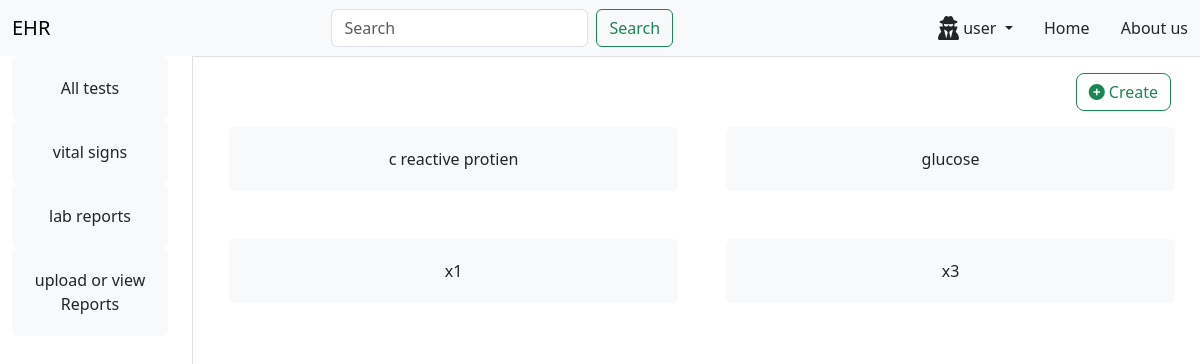
Before: / with the older database file.
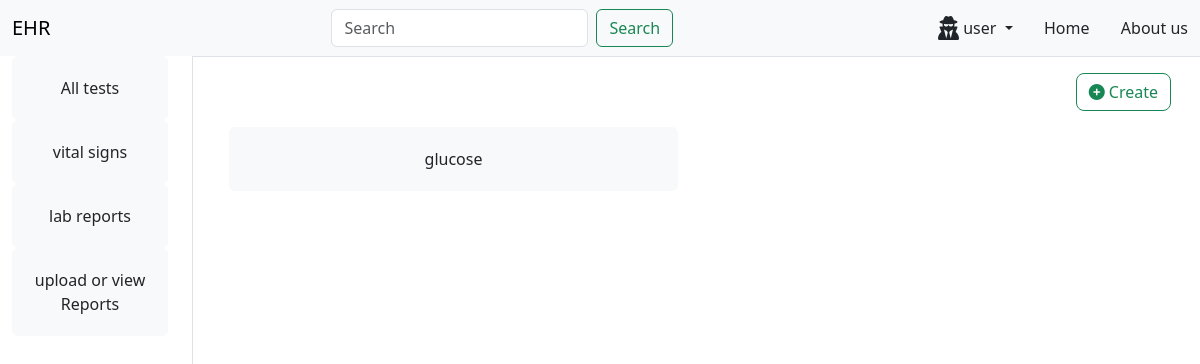
After: the same page with the newer database file.
### ehr/models.py (models this page shows)
class MainDivisions(models.Model):
    name = models.CharField( max_length=50,null=True)
    def __str__(self) -> str:
        return self.name

class Testcategories(models.Model):
    division = models.ForeignKey(MainDivisions, verbose_name=("division"), on_delete=models.CASCADE,null=True)
    name = models.CharField( max_length=50,null=True)
    n1 = models.CharField(max_length=50,blank=True,null=True)
    n2 = models.CharField(max_length=50,blank=True,null=True)
    n3 = models.CharField(max_length=50,blank=True,null=True)
    n4 = models.CharField(max_length=50,blank=True,null=True)
    n5 = models.CharField(max_length=50,blank=True,null=True)
    n6 = models.CharField(max_length=50,blank=True,null=True)
    def __str__(self):
        return self.name

### ehr/views.py (the view)
# urls.py: path('',views.home,name='home'),
def home(request):
    q = request.GET.get('q') if request.GET.get('q')!=None else ''
    test = Testcategories.objects.all()
    test = Testcategories.objects.filter(
        Q(division__name__icontains = q)
    )
    division = MainDivisions.objects.all()
    context = {'test':test,'division':division }
    return render(request,'ehr/home.html',context)

### ehr/templates/ehr/home.html (shortened to what this page needs)
{%load static%}
<!DOCTYPE html>
<html>
  <head>
    <link
      href="https://cdn.jsdelivr.net/npm/bootstrap@5.3.2/dist/css/bootstrap.min.css"
      rel="stylesheet"
    />
  </head>
  <body>
    {% include "ehr/navbar.html" %}
    <div class="container-fluid overflow-hidden">
      <div class="row row-cols-2 g-5 min-vh-100">
        {%include 'ehr/leftview.html' %}
        <div class="col-9 col-md-10 border ">
          {%block content%}
          <div class="d-grid gap-2 d-md-flex justify-content-md-end m-3">
            <button class="btn btn-outline-success align-end rounded-3">
              <a href="{%url 'create' %}" class="nav-link">
                <i class="fa-solid fa-circle-plus"></i> Create</a
              >
            </button>
          </div>
          <div class="container overflow-hidden text-center">
            <div class="row g-5 row-cols-2">
              {%for tests in test%}
              <div class="col">
                <div class="rounded p-1 bg-light">
                  <a href="{%url 'test' tests%}" class="nav-link p-3"
                    >{{tests}}</a
                  >
                </div>
              </div>
              {%endfor%}
            </div>
          </div>
          {%endblock%}
        </div>
      </div>
    </div>
  </body>
</html>

### ehr/templates/ehr/leftview.html
<div class="col-3 col-md-2 mt-5">
  <div class="col">
    <div class="rounded p-1 bg-light text-center">
      <a href="{%url 'home' %}" class="nav-link p-3"
        >All tests</a
      >
    </div>
  </div>
  {%for category in division%}
  <div class="col text-center">
    <div class="rounded p-1 bg-light">
      <a href="{% url 'home'%}?q={{category}}" class="nav-link p-3"
        >{{category}}</a
      >
    </div>
  </div>
  {%endfor%}
  <div class="col">
    <div class="rounded p-1 bg-light text-center">
      <a href="{%url 'reportsection' %}" class="nav-link p-3"
        >upload or view Reports</a
      >
    </div>
  </div>
</div>

Changed rows visible on the page:
removed Testcategories: name "c reactive protien"
removed Testcategories: name "x1"
removed Testcategories: name "x3"
